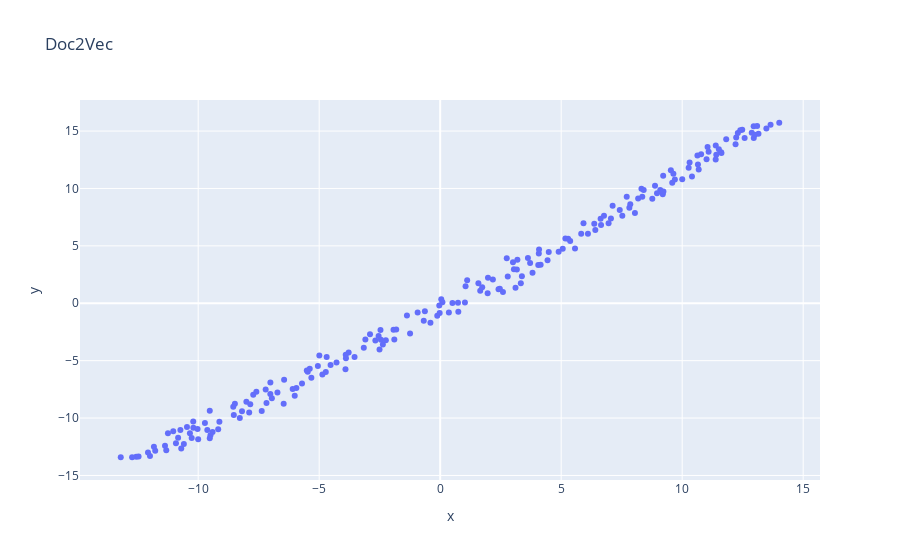
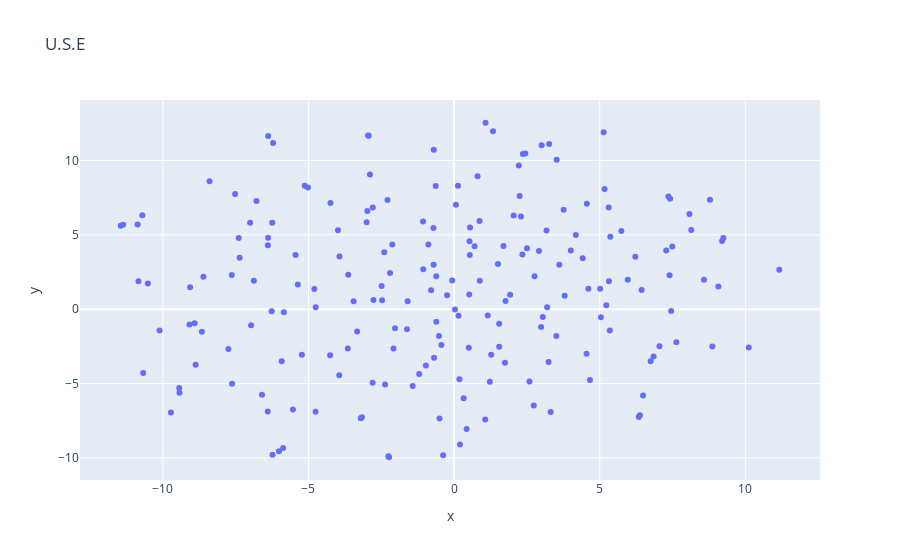
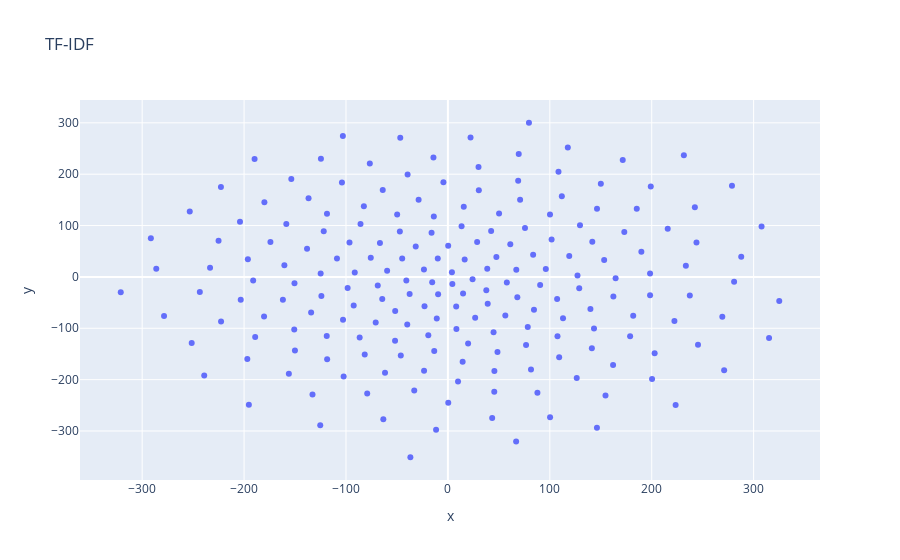

Notebook code cell kept with these figures, in order:
### Code cell
#create scatter plot of doc2vec
hero.scatterplot(reviews, col='tsnec2v', #='convertedManaCost'
                 title="Doc2Vec", hover_data = ['feeling_avg','words_subjects'])
#create scatter plot of uni. sent. enc.
hero.scatterplot(reviews, col='tsneuse', #color='convertedManaCost'
                 title="U.S.E", hover_data = ['feeling_avg','words_subjects'])

#create scatter plot of uni. sent. enc.
hero.scatterplot(reviews, col='tsnetfidf', #color='convertedManaCost'
                 title="TF-IDF", hover_data = ['feeling_avg','words_subjects'])

### Figure 1 — Plotly figure (JSON) as saved in the notebook; plotly's stock layout.template omitted (floating-point values rounded to 4 significant figures; data arrays with more than 128 entries replaced by an {"elided": "..."} marker saying what was removed)
{"data": [{"customdata": {"elided": "200x2 str values"}, "hovertemplate": "x=%{x}<br>y=%{y}<br>feeling_avg=%{customdata[0]}<br>words_subjects=%{customdata[1]}<extra></extra>", "legendgroup": "", "marker": {"color": "#636efa", "symbol": "circle"}, "mode": "markers", "name": "", "orientation": "v", "showlegend": false, "type": "scatter", "x": {"elided": "200 float values"}, "xaxis": "x", "y": {"elided": "200 float values"}, "yaxis": "y"}], "layout": {"legend": {"tracegroupgap": 0}, "title": {"text": "Doc2Vec"}, "xaxis": {"anchor": "y", "domain": [0, 1], "title": {"text": "x"}}, "yaxis": {"anchor": "x", "domain": [0, 1], "title": {"text": "y"}}}}

### Figure 2 — Plotly figure (JSON) as saved in the notebook; plotly's stock layout.template omitted (floating-point values rounded to 4 significant figures; data arrays with more than 128 entries replaced by an {"elided": "..."} marker saying what was removed)
{"data": [{"customdata": {"elided": "200x2 str values"}, "hovertemplate": "x=%{x}<br>y=%{y}<br>feeling_avg=%{customdata[0]}<br>words_subjects=%{customdata[1]}<extra></extra>", "legendgroup": "", "marker": {"color": "#636efa", "symbol": "circle"}, "mode": "markers", "name": "", "orientation": "v", "showlegend": false, "type": "scatter", "x": {"elided": "200 float values"}, "xaxis": "x", "y": {"elided": "200 float values"}, "yaxis": "y"}], "layout": {"legend": {"tracegroupgap": 0}, "title": {"text": "U.S.E"}, "xaxis": {"anchor": "y", "domain": [0, 1], "title": {"text": "x"}}, "yaxis": {"anchor": "x", "domain": [0, 1], "title": {"text": "y"}}}}

### Figure 3 — Plotly figure (JSON) as saved in the notebook; plotly's stock layout.template omitted (floating-point values rounded to 4 significant figures; data arrays with more than 128 entries replaced by an {"elided": "..."} marker saying what was removed)
{"data": [{"customdata": {"elided": "200x2 str values"}, "hovertemplate": "x=%{x}<br>y=%{y}<br>feeling_avg=%{customdata[0]}<br>words_subjects=%{customdata[1]}<extra></extra>", "legendgroup": "", "marker": {"color": "#636efa", "symbol": "circle"}, "mode": "markers", "name": "", "orientation": "v", "showlegend": false, "type": "scatter", "x": {"elided": "200 float values"}, "xaxis": "x", "y": {"elided": "200 float values"}, "yaxis": "y"}], "layout": {"legend": {"tracegroupgap": 0}, "title": {"text": "TF-IDF"}, "xaxis": {"anchor": "y", "domain": [0, 1], "title": {"text": "x"}}, "yaxis": {"anchor": "x", "domain": [0, 1], "title": {"text": "y"}}}}
